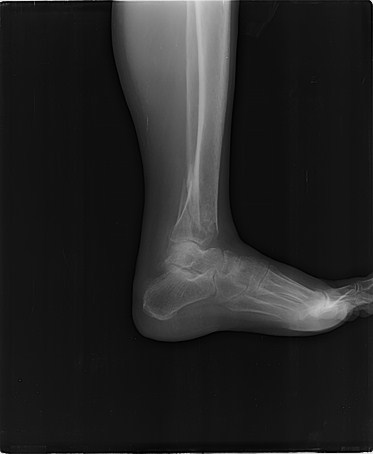
#> input picture ID001-xray.png, 373 x 454 px, found by its file name
$ python 02_clahe_full.py
#> lines starting #> are read from the running program, lines starting #| are printed output that depends on the picture
### results/v1/multi-agent-single-model/qwen3.8-27b/ID001-xray_analysis/scripts/common.py
import os
import numpy as np
import cv2
from PIL import Image

BASE = "/home/ralph/projects/ufsc/pablo-xray-tests-claude/ID001-xray_analysis"
IMG_DIR = os.path.join(BASE, "images")
ORIG = os.path.join(IMG_DIR, "ID001-xray.png")


def load_gray():
    img = Image.open(ORIG).convert("L")
    return np.array(img, dtype=np.uint8)


def load_rgb():
    return np.array(Image.open(ORIG), dtype=np.uint8)


def clahe(gray, clip=3.0, tile=(8, 8)):
#> called with clip = 2, tile = (8, 8)
    return cv2.createCLAHE(clipLimit=clip, tileGridSize=tile).apply(gray)
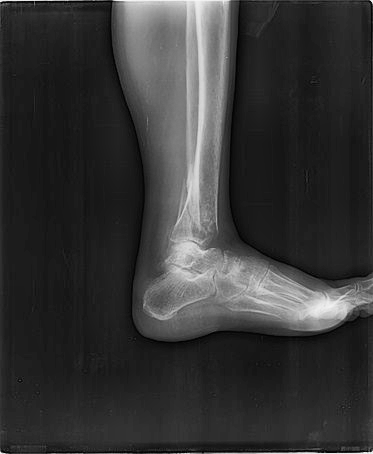
#> returned value: shape (454, 373); min 0, max 245, mean 53.6


# [6 lines left out: function crop_zoom, not called in this run]


def save(name, arr):
#> called with name = '02_clahe_mild_full.png'
    path = os.path.join(IMG_DIR, name)
    if arr.ndim == 2:
        Image.fromarray(arr, mode="L").convert("RGB").save(path)
    else:
        Image.fromarray(arr, mode="RGB").save(path)
    print("saved", path, arr.shape)
#| saved /home/ralph/projects/ufsc/pablo-xray-tests-claude/ID001-xray_analysis/images/02_clahe_mild_full.png (454, 373)
    return path


def unsharp(gray, sigma=2.0, amount=2.0):
    blurred = cv2.GaussianBlur(gray, (0, 0), sigma)
    return np.clip(gray.astype(np.int16) + amount * (gray.astype(np.int16) - blurred.astype(np.int16)), 0, 255).astype(np.uint8)

### results/v1/multi-agent-single-model/qwen3.8-27b/ID001-xray_analysis/scripts/02_clahe_full.py
"""[2] mild and [3] moderate whole-image CLAHE bracket."""
import os
import sys
sys.path.insert(0, os.path.dirname(os.path.abspath(__file__)))
from common import load_gray, clahe, save

g = load_gray()
save("02_clahe_mild_full.png", clahe(g, clip=2.0))
save("03_clahe_moderate_full.png", clahe(g, clip=3.5))
#> call 2 of clahe, with clip = 3.5, tile = (8, 8)
#> in clahe (call 2), `return cv2.createCLAHE(clipLimit=clip, tileGridSize=tile).apply(gray)`:
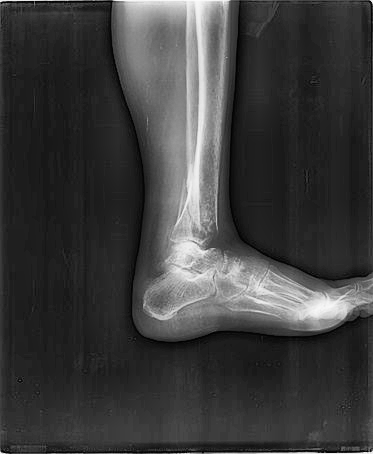
#> returned value: shape (454, 373); min 0, max 251, mean 60.6
#| saved /home/ralph/projects/ufsc/pablo-xray-tests-claude/ID001-xray_analysis/images/03_clahe_moderate_full.png (454, 373)
